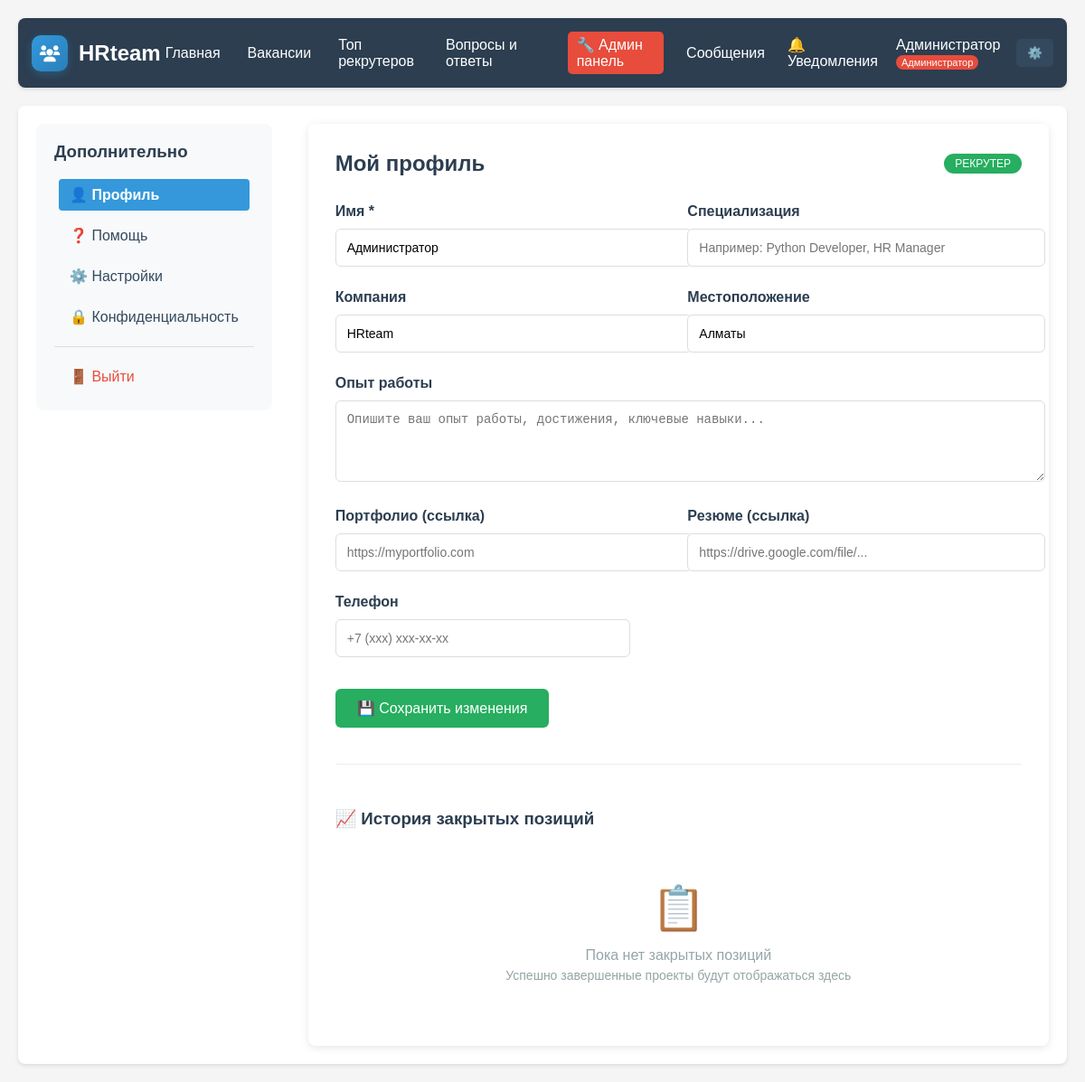
/profile (signed in), run on the app's committed database.
### models.py (models this page shows)
class User(Base):
    __tablename__ = "users"
    id = Column(String, primary_key=True, default=lambda: str(uuid.uuid4()))
    email = Column(String, unique=True, index=True, nullable=False)
    name = Column(String, nullable=False)
    hashed_password = Column(String, nullable=False)
    user_type = Column(Enum(UserType), nullable=False)
    first_name = Column(String)
    last_name = Column(String)
    phone = Column(String)
    location = Column(String)
    bio = Column(Text)
    avatar_url = Column(String)
    experience = Column(Text)
    specialization = Column(String)
    portfolio_url = Column(String)
    resume_url = Column(String)
    skills = Column(Text)  # JSON список навыков
    certifications = Column(Text)
    languages = Column(String)  # JSON список языков
    hourly_rate = Column(Float)
    availability = Column(String)  # full-time, part-time, freelance
    company = Column(String)
    company_size = Column(String)
    industry = Column(String)
    website = Column(String)
    company_description = Column(Text)
    tax_id = Column(String)
    is_verified = Column(Boolean, default=False)
    is_active = Column(Boolean, default=True)
    email_verified = Column(Boolean, default=False)
    phone_verified = Column(Boolean, default=False)
    verification_token = Column(String)
    reset_password_token = Column(String)
    reset_password_expires = Column(DateTime)
    last_login = Column(DateTime)
    last_activity = Column(DateTime)
    login_count = Column(Integer, default=0)
    profile_completion = Column(Integer, default=0)  # процент заполненности профиля
    email_notifications = Column(Boolean, default=True)
    sms_notifications = Column(Boolean, default=False)
    push_notifications = Column(Boolean, default=True)
    newsletter_subscription = Column(Boolean, default=True)
    created_at = Column(DateTime, default=datetime.utcnow)
    updated_at = Column(DateTime, default=datetime.utcnow, onupdate=datetime.utcnow)
    deleted_at = Column(DateTime)  # soft delete
    jobs = relationship("Job", back_populates="employer", foreign_keys="Job.employer_id")
    recruiter_applications = relationship("Application", back_populates="recruiter")
    sent_messages = relationship("Message", back_populates="sender", foreign_keys="Message.sender_id")
    received_messages = relationship("Message", back_populates="receiver", foreign_keys="Message.receiver_id")
    recruiter_ratings = relationship("RecruiterRating", back_populates="recruiter", foreign_keys="RecruiterRating.recruiter_id")
    employer_ratings = relationship("RecruiterRating", back_populates="employer", foreign_keys="RecruiterRating.employer_id")
    notifications = relationship("Notification", back_populates="user", foreign_keys="Notification.user_id")
    payments = relationship("Payment", back_populates="employer")

### main.py (the view)
@app.get("/profile", response_class=HTMLResponse)
def get_profile(request: Request, db: Session = Depends(get_db), current_user: User = Depends(get_required_user)):
    unread_count = get_unread_notifications_count(db, current_user.id)
    completed_jobs = []
    if current_user.user_type == UserType.RECRUITER:
        completed_applications = db.query(Application).filter(
            Application.recruiter_id == current_user.id,
            Application.status == ApplicationStatus.COMPLETED
        ).all()
        completed_jobs = [app.job for app in completed_applications]
    elif current_user.user_type == UserType.EMPLOYER:
        completed_jobs = db.query(Job).filter(
            Job.employer_id == current_user.id,
            Job.status == JobStatus.COMPLETED
        ).all()
    return templates.TemplateResponse("profile.html", {
        "request": request,
        "current_user": current_user,
        "unread_count": unread_count,
        "completed_jobs": completed_jobs
    })

### templates/profile.html (shortened to what this page needs)
{% extends "base.html" %}
{% block content %}
<div style="display: flex; gap: 40px; max-width: 1200px; margin: auto;">
  <nav style="min-width: 220px; background: #f8f9fa; padding: 20px; border-radius: 8px; height: fit-content;">
    <h3 style="margin-top: 0; color: #2c3e50;">Дополнительно</h3>
    <ul style="list-style: none; padding-left: 0; margin: 0;">
      <li style="margin-bottom: 10px;"><a href="/profile" style="display: block; padding: 8px 12px; color: white; background: #3498db; text-decoration: none; border-radius: 4px; font-weight: bold;">👤 Профиль</a></li>
      <li style="margin-bottom: 10px;"><a href="/help" style="display: block; padding: 8px 12px; color: #34495e; text-decoration: none; border-radius: 4px; transition: background 0.3s;" onmouseover="this.style.background='#e9ecef'" onmouseout="this.style.background='transparent'">❓ Помощь</a></li>
      <li style="margin-bottom: 10px;"><a href="/settings" style="display: block; padding: 8px 12px; color: #34495e; text-decoration: none; border-radius: 4px; transition: background 0.3s;" onmouseover="this.style.background='#e9ecef'" onmouseout="this.style.background='transparent'">⚙️ Настройки</a></li>
      <li style="margin-bottom: 10px;"><a href="/privacy" style="display: block; padding: 8px 12px; color: #34495e; text-decoration: none; border-radius: 4px; transition: background 0.3s;" onmouseover="this.style.background='#e9ecef'" onmouseout="this.style.background='transparent'">🔒 Конфиденциальность</a></li>
      <hr style="margin: 15px 0; border: none; border-top: 1px solid #ddd;">
      <li><a href="/logout" style="display: block; padding: 8px 12px; color: #e74c3c; text-decoration: none; border-radius: 4px; transition: background 0.3s;" onmouseover="this.style.background='#ffeaea'" onmouseout="this.style.background='transparent'">🚪 Выйти</a></li>
    </ul>
  </nav>
  <section style="flex-grow: 1; background: white; padding: 30px; border-radius: 8px; box-shadow: 0 2px 10px rgba(0,0,0,0.1);">
    <div style="display: flex; justify-content: space-between; align-items: center; margin-bottom: 30px;">
      <h2 style="margin: 0; color: #2c3e50;">Мой профиль</h2>
      {% if current_user.user_type == 'employer' %}
        <span style="background: #e74c3c; color: white; padding: 4px 12px; border-radius: 15px; font-size: 12px; text-transform: uppercase;">
          Работодатель
        </span>
      {% else %}
        <span style="background: #27ae60; color: white; padding: 4px 12px; border-radius: 15px; font-size: 12px; text-transform: uppercase;">
          Рекрутер
        </span>
      {% endif %}
    </div>
    <form method="post" action="/profile" style="margin-bottom: 40px;">
      <div style="display: grid; grid-template-columns: 1fr 1fr; gap: 20px; margin-bottom: 20px;">
        <div>
          <label style="display: block; font-weight: bold; margin-bottom: 5px; color: #2c3e50;">Имя *</label>
          <input type="text" name="name" value="{{ current_user.name }}" required style="width: 100%; padding: 12px; border: 1px solid #ddd; border-radius: 6px; font-size: 14px;">
        </div>
        <div>
          <label style="display: block; font-weight: bold; margin-bottom: 5px; color: #2c3e50;">Специализация</label>
          <input type="text" name="specialization" value="{{ current_user.specialization or '' }}" placeholder="Например: Python Developer, HR Manager" style="width: 100%; padding: 12px; border: 1px solid #ddd; border-radius: 6px; font-size: 14px;">
        </div>
      </div>
      <div style="display: grid; grid-template-columns: 1fr 1fr; gap: 20px; margin-bottom: 20px;">
        <div>
          <label style="display: block; font-weight: bold; margin-bottom: 5px; color: #2c3e50;">Компания</label>
          <input type="text" name="company" value="{{ current_user.company or '' }}" style="width: 100%; padding: 12px; border: 1px solid #ddd; border-radius: 6px; font-size: 14px;">
        </div>
        <div>
          <label style="display: block; font-weight: bold; margin-bottom: 5px; color: #2c3e50;">Местоположение</label>
          <input type="text" name="location" value="{{ current_user.location or '' }}" placeholder="Алматы, Астана..." style="width: 100%; padding: 12px; border: 1px solid #ddd; border-radius: 6px; font-size: 14px;">
        </div>
      </div>
      <div style="margin-bottom: 20px;">
        <label style="display: block; font-weight: bold; margin-bottom: 5px; color: #2c3e50;">Опыт работы</label>
        <textarea name="experience" rows="4" placeholder="Опишите ваш опыт работы, достижения, ключевые навыки..." style="width: 100%; padding: 12px; border: 1px solid #ddd; border-radius: 6px; font-size: 14px; resize: vertical;">{{ current_user.experience or '' }}</textarea>
      </div>
      <div style="display: grid; grid-template-columns: 1fr 1fr; gap: 20px; margin-bottom: 20px;">
        <div>
          <label style="display: block; font-weight: bold; margin-bottom: 5px; color: #2c3e50;">Портфолио (ссылка)</label>
          <input type="url" name="portfolio_url" value="{{ current_user.portfolio_url or '' }}" placeholder="https://myportfolio.com" style="width: 100%; padding: 12px; border: 1px solid #ddd; border-radius: 6px; font-size: 14px;">
        </div>
        <div>
          <label style="display: block; font-weight: bold; margin-bottom: 5px; color: #2c3e50;">Резюме (ссылка)</label>
          <input type="url" name="resume_url" value="{{ current_user.resume_url or '' }}" placeholder="https://drive.google.com/file/..." style="width: 100%; padding: 12px; border: 1px solid #ddd; border-radius: 6px; font-size: 14px;">
        </div>
      </div>
      <div style="margin-bottom: 30px;">
        <label style="display: block; font-weight: bold; margin-bottom: 5px; color: #2c3e50;">Телефон</label>
        <input type="tel" name="phone" value="{{ current_user.phone or '' }}" placeholder="+7 (xxx) xxx-xx-xx" style="width: 300px; padding: 12px; border: 1px solid #ddd; border-radius: 6px; font-size: 14px;">
      </div>
      <button type="submit" style="background: #27ae60; color: white; padding: 12px 24px; border: none; border-radius: 6px; font-size: 16px; cursor: pointer; transition: background 0.3s;" onmouseover="this.style.background='#2ecc71'" onmouseout="this.style.background='#27ae60'">
        💾 Сохранить изменения
      </button>
    </form>
    <div style="border-top: 1px solid #eee; padding-top: 30px;">
      <h3 style="color: #2c3e50; margin-bottom: 20px;">📈 История закрытых позиций</h3>
      {% if completed_jobs %}
        <div style="display: grid; gap: 15px;">
          {% for job in completed_jobs %}
            <div style="border: 1px solid #e9ecef; padding: 15px; border-radius: 6px; background: #f8f9fa;">
              <h4 style="margin: 0 0 8px 0; color: #2c3e50;">{{ job.title }}</h4>
              <p style="margin: 0 0 8px 0; color: #6c757d; font-size: 14px;">{{ job.description[:100] }}{% if job.description|length > 100 %}...{% endif %}</p>
              <small style="color: #95a5a6;">✅ Закрыта {{ job.created_at.strftime('%d.%m.%Y') }}</small>
            </div>
          {% endfor %}
        </div>
      {% else %}
        <div style="text-align: center; padding: 40px; color: #95a5a6;">
          <div style="font-size: 48px; margin-bottom: 15px;">📋</div>
          <p style="margin: 0; font-size: 16px;">Пока нет закрытых позиций</p>
          <p style="margin: 5px 0 0 0; font-size: 14px;">Успешно завершенные проекты будут отображаться здесь</p>
        </div>
      {% endif %}
    </div>
  </section>
</div>
{% endblock %}

### templates/base.html (shortened to what this page needs)
<!DOCTYPE html>
<html lang="ru">
<head>
  <link rel="stylesheet" href="/static/style.css">
  <link href="https://cdnjs.cloudflare.com/ajax/libs/font-awesome/6.0.0/css/all.min.css" rel="stylesheet">
</head>
<body>
  <header style="background: #2c3e50; color: white; padding: 15px; display: flex; justify-content: space-between; align-items: center;">
    <div style="display: flex; align-items: center; gap: 12px;">
      <div style="background: linear-gradient(135deg, #3498db, #2980b9); width: 40px; height: 40px; border-radius: 10px; display: flex; align-items: center; justify-content: center; box-shadow: 0 3px 10px rgba(52,152,219,0.3);">
        <i class="fas fa-users" style="color: white; font-size: 18px;"></i>
      </div>
      <h1 style="margin: 0; color: white; font-size: 24px; font-weight: bold;">HRteam</h1>
    </div>
    <nav style="display: flex; align-items: center; gap: 20px;">
      <a href="/" style="color: white; text-decoration: none;">Главная</a>
      <a href="/jobs" style="color: white; text-decoration: none;">Вакансии</a>
      <a href="/top-recruiters" style="color: white; text-decoration: none;">Топ рекрутеров</a>
      <a href="/faq" style="color: white; text-decoration: none;">Вопросы и ответы</a>
      {% if current_user %}
        <div style="display: flex; align-items: center; gap: 15px;">
          {% if current_user.user_type.value == 'admin' %}
            <a href="/admin" style="color: white; text-decoration: none; background: #e74c3c; padding: 5px 10px; border-radius: 5px;">🔧 Админ панель</a>
          {% endif %}
          <a href="/messages" style="color: white; text-decoration: none;">Сообщения</a>
          <a href="/notifications" style="color: white; text-decoration: none;">
            🔔 Уведомления
          </a>
          <div style="display: flex; align-items: center; gap: 10px;">
            <span>{{ current_user.name }}
              {% if current_user.user_type.value == 'employer' %}
                <span style="font-size: 11px; background: #34495e; padding: 2px 6px; border-radius: 10px;">Работодатель</span>
              {% elif current_user.user_type.value == 'recruiter' %}
                <span style="font-size: 11px; background: #27ae60; padding: 2px 6px; border-radius: 10px;">Рекрутер</span>
              {% elif current_user.user_type.value == 'admin' %}
                <span style="font-size: 11px; background: #e74c3c; padding: 2px 6px; border-radius: 10px;">Администратор</span>
              {% endif %}
            </span>
            <div style="position: relative; display: inline-block;">
              <button style="background: #34495e; color: white; border: none; padding: 8px 12px; border-radius: 5px; cursor: pointer;" onclick="toggleDropdown()">
                ⚙️
              </button>
            </div>
          </div>
        </div>
      {% else %}
        <a href="/register" style="color: white; text-decoration: none;">Регистрация</a>
        <a href="/login" style="color: white; text-decoration: none; background: #3498db; padding: 8px 15px; border-radius: 5px;">🔒 Вход</a>
      {% endif %}
    </nav>
  </header>
  <main style="max-width: 1200px; margin: 0 auto; padding: 20px;">
    {% block content %}{% endblock %}
  </main>
</body>
</html>

### static/style.css (style rules this page uses)
body { font-family: Arial, sans-serif; margin: 0; padding: 20px; background-color: #f5f5f5; }
header { background-color: white; padding: 20px; border-radius: 8px; margin-bottom: 20px; box-shadow: 0 2px 4px rgba(0,0,0,0.1); }
nav a { text-decoration: none; color: #007bff; margin: 0 5px; }
main { background-color: white; padding: 20px; border-radius: 8px; box-shadow: 0 2px 4px rgba(0,0,0,0.1); }
form input, form textarea, form select { width: 100%; padding: 8px; margin: 5px 0; border: 1px solid #ddd; border-radius: 4px; }
form button { background: #007bff; color: white; padding: 10px 20px; border: none; border-radius: 4px; cursor: pointer; }

### data on the page
User: name "Администратор", company "HRteam", location "Алматы"
